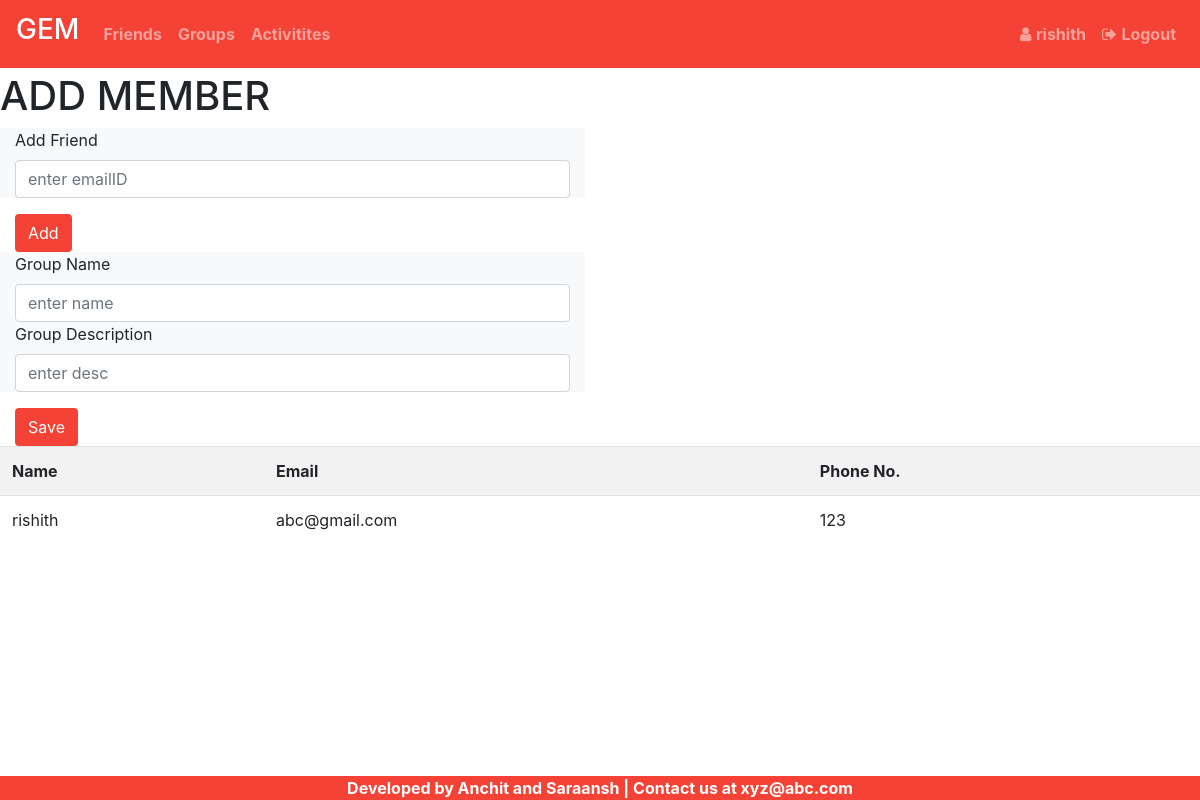
The app's page /create_group/infinity (signed in) with its own data.
### gem/models.py (models this page shows, shortened)
class User(UserMixin,db.Model):
	id=db.Column(db.Integer,primary_key=True)
	name=db.Column(db.String(100),index=True)
	username=db.Column(db.String(100),index=True,unique=True)
	email=db.Column(db.String(150),index=True,unique=True)
	pno=db.Column(db.String(20),index=True,unique=True)
	password=db.Column(db.String(100))
	city=db.Column(db.String(50))
	dob = db.Column(db.Date)
	gender = db.Column(db.String)
	friends=db.relationship('User',
		secondary=friends,
		primaryjoin=(friends.c.userID==id),
		secondaryjoin=(friends.c.friendID==id),
		lazy='dynamic'
	)

### gem/routes.py (the view, shortened to what this page needs)
@gem.route('/create_group/<username>',methods=['GET','POST'])
@login_required
def create_group(username=None):
	if username is None:
		flash('Please login to proceed.')
		return redirect(url_for('login'))
	elif username!=current_user.username:
		flash('Access Denied 3')
		return redirect(url_for('friends',username=current_user.username))
	else:
		val=0
		form_group=AddGroupForm()
		form_mem=AddFriendForm()
		temp_list=mem_list[:]
		if form_group.save.data:
			return render_template('create_group.html',form_group=form_group,form_mem=form_mem,user=current_user,list=temp_list,val=1)
		elif form_mem.addf.data:
			return render_template('create_group.html',form_group=form_group,form_mem=form_mem,user=current_user,list=temp_list,val=2)
		else:
			return render_template('create_group.html',form_group=form_group,form_mem=form_mem,user=current_user,list=temp_list,val=0)

### gem/forms.py
class AddGroupForm(FlaskForm):
	name=StringField('Group Name',validators=[DataRequired()])
	desc=StringField('Group Description',validators=[Optional()])
	save=SubmitField('Save')

class AddFriendForm(FlaskForm):
	email=StringField('Add Friend',validators=[DataRequired(),Email()])
	addf=SubmitField('Add')

### gem/models.py (called while the page is built)
@login.user_loader
def userloader(id):
	return User.query.get(int(id))

### gem/templates/create_group.html (shortened to what this page needs)
{% extends "base3.html" %}
{% block content %}
<br><br><br>
<h1>ADD MEMBER</h1>
<form action="" method="post">
	<div class="row container-fluid">
		<div class="form-group bg-light col-sm-6">
			{{ form_mem.email.label }}
			{{ form_mem.email(placeholder="enter emailID",class="form-control")}}
		</div>
		<div class="col-sm-12">{{form_mem.addf(class="btn" ,style="background-color:#f44336;color:white" ,value="Add")}}</div>
	</div>
</form>
<form action="" method="POST">
	<div class="row container-fluid">
		<div class="form-group bg-light col-sm-6">
			{{form_group.name.label}}
			{{form_group.name(placeholder="enter name",class="form-control")}}
			{{form_group.desc.label}}
			{{form_group.desc(placeholder="enter desc",class="form-control")}}
		</div>
		<div class="col-sm-12">{{form_group.save(class="btn" ,style="background-color:#f44336;color:white" ,value="Save")}}</div>
	</div>
</form>
<table class="table table-striped">
<tr>
	<th>Name</th>
	<th>Email</th>
	<th>Phone No.</th>
</tr>
<tr>
	<td>{{user.name}}</td>
	<td>{{user.email}}</td>
	<td>{{user.pno}}</td>
</tr>
</table>
{% endblock %}

### gem/templates/base3.html (shortened to what this page needs)
<!DOCTYPE html>
<html>
<head>
	<link rel="stylesheet" href="https://maxcdn.bootstrapcdn.com/bootstrap/4.0.0/css/bootstrap.min.css">
	<link href="https://maxcdn.bootstrapcdn.com/font-awesome/4.7.0/css/font-awesome.min.css" rel="stylesheet">
</head>
<body>
		<nav class="navbar navbar-expand-sm navbar-dark fixed-top" style="background-color: #f44336">
		<div class="navbar-brand"><strong><h3>GEM</h3></strong></div>
		<div class="collapse navbar-collapse" id="nav-content">
			<ul class="navbar-nav">
				<li class="nav-item">
					<a href="{{url_for('friends',username=user.username)}}"><div class="nav-link"> <strong>Friends</strong> </div></a>
				</li>
				<li class="nav-item">
					<a href="{{url_for('groups',username=user.username)}}"><div class="nav-link"> <strong>Groups</strong> </div></a>
				</li>
				<li class="nav-item">
					<a href="{{url_for('activity',username=user.username)}}"><div class="nav-link"> <strong>Activitites</strong> </div></a>
				</li>
			</ul>
		</div>
		<div class="collapse navbar-collapse justify-content-end" id="nav-content1">
			<ul class="navbar-nav">
				<li class="nav-item">
					<a href="{{url_for('profile',name=user.username)}}"><div class="nav-link"><span class="fa fa-user"></span> <strong>{{user.name}}</strong> </div></a>
				</li>
				<li class="nav-item"><a class="nav-link" href="{{url_for('logout')}}"><span class="fa fa-sign-out"></span> <strong>Logout</strong></a></li>
			</ul>
		</div>
	</nav>
	{% block content %}
	{% endblock %}
	<div class="container-fluid fixed-bottom" style="background-color: #f44336;">
		<div class="text-center font-weight-bold" style="color: white">Developed by Anchit and Saraansh | Contact us at xyz@abc.com</div>
	</div>
</body>
</html>

### records on screen
User: name "rishith", email "abc@gmail.com", pno "123"
